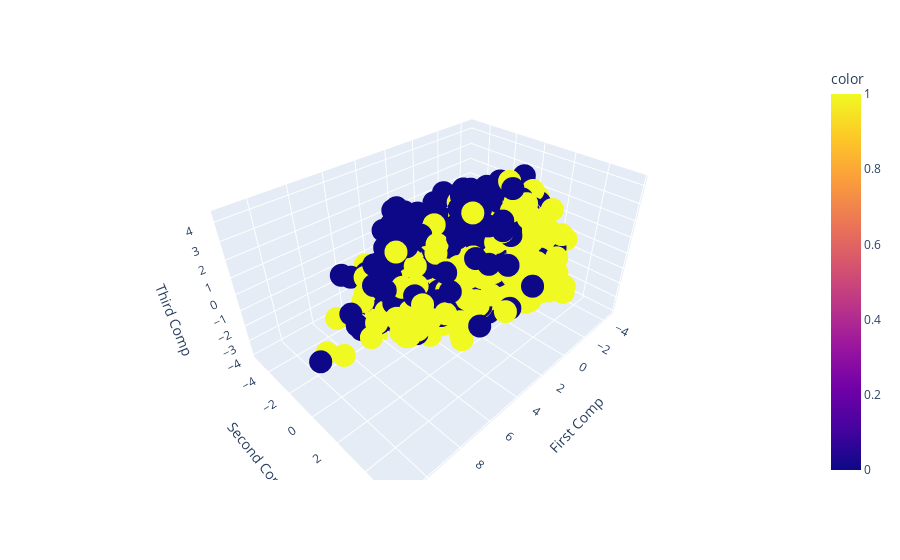

Here is the notebook cell this chart was saved with:
### Code cell
import plotly.express as px

from sklearn.decomposition import PCA
from sklearn.preprocessing import StandardScaler, FunctionTransformer
from sklearn.pipeline import Pipeline


pca = Pipeline([("standarize", StandardScaler()), ("pca",PCA(n_components = 3)), ("dataframe", FunctionTransformer(lambda x: pd.DataFrame(x, columns = ["First Comp", "Second Comp", "Third Comp"])))]).fit(X)
X3D = pca.transform(X)
px.scatter_3d(x = "First Comp", y = "Second Comp",z = "Third Comp", data_frame= X3D, color= y)

### Figure 1 — Plotly figure (JSON) as saved in the notebook; plotly's stock layout.template omitted (floating-point values rounded to 4 significant figures; data arrays with more than 128 entries replaced by an {"elided": "..."} marker saying what was removed)
{"data": [{"hovertemplate": "First Comp=%{x}<br>Second Comp=%{y}<br>Third Comp=%{z}<br>color=%{marker.color}<extra></extra>", "legendgroup": "", "marker": {"color": {"elided": "6014 int values"}, "coloraxis": "coloraxis", "symbol": "circle"}, "mode": "markers", "name": "", "scene": "scene", "showlegend": false, "type": "scatter3d", "x": {"elided": "6014 float values"}, "y": {"elided": "6014 float values"}, "z": {"elided": "6014 float values"}}], "layout": {"coloraxis": {"colorbar": {"title": {"text": "color"}}, "colorscale": [[0, "#0d0887"], [0.1111, "#46039f"], [0.2222, "#7201a8"], [0.3333, "#9c179e"], [0.4444, "#bd3786"], [0.5556, "#d8576b"], [0.6667, "#ed7953"], [0.7778, "#fb9f3a"], [0.8889, "#fdca26"], [1, "#f0f921"]]}, "legend": {"tracegroupgap": 0}, "margin": {"t": 60}, "scene": {"domain": {"x": [0, 1], "y": [0, 1]}, "xaxis": {"title": {"text": "First Comp"}}, "yaxis": {"title": {"text": "Second Comp"}}, "zaxis": {"title": {"text": "Third Comp"}}}}}
